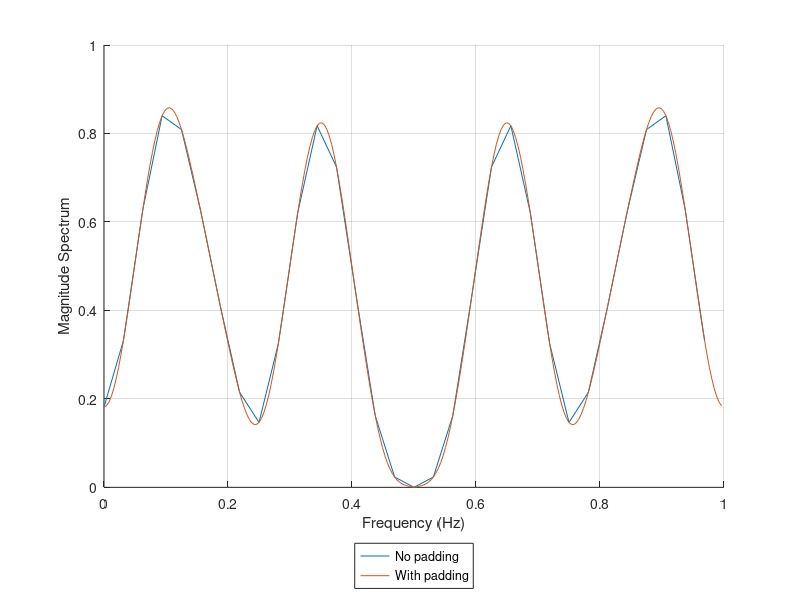

Write MATLAB code to recreate this figure.
close all; clear variables; clc;
load short.mat
fs = 1;
N = length(x);
N2 = 256;
Xmag = abs(fft(x));
x2 = [x zeros(1,N2-N)];
Xmag2 = abs(fft(x2));
f = (0:N-1)*fs/N;
f2 = (0:N2-1)*fs/N2;
hold on
plot(f,Xmag,'DisplayName','No padding');
plot(f2,Xmag2,'DisplayName','With padding');
%title('Interpolation of spectrum using padding')
ylabel('Magnitude Spectrum')
xlabel('Frequency (Hz)');
grid()
legend('Orientation','vertical','Box','on','Location','southoutside')
saveas(gcf,sprintf('%s.png',mfilename))
